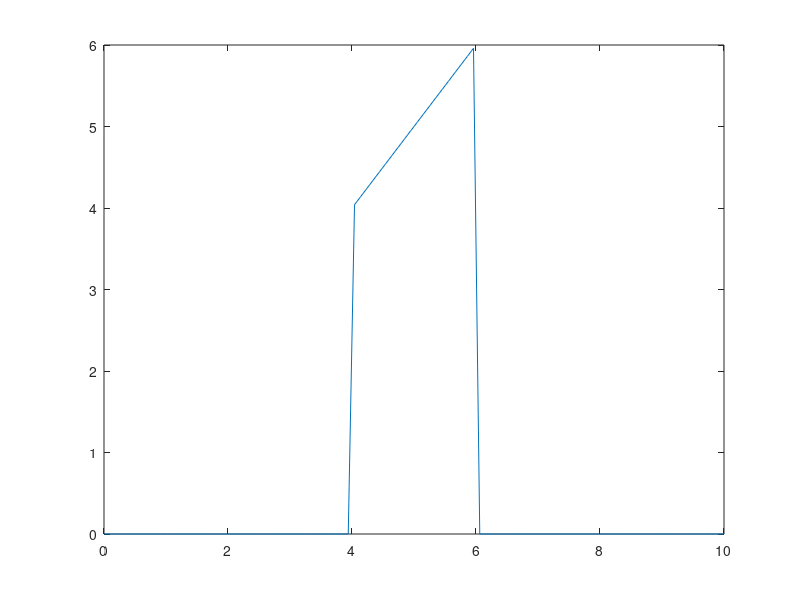
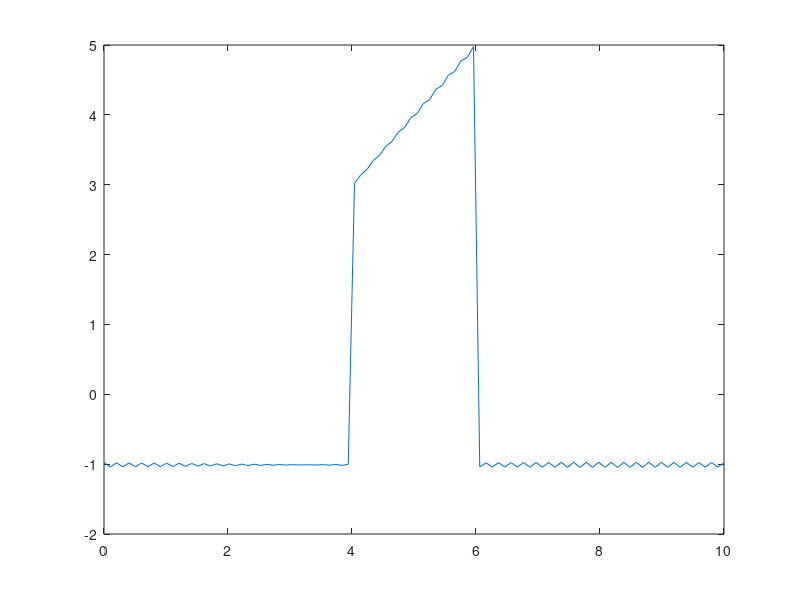

Here is the MATLAB script that generated these plots, in order:
% Cálculo de los coeficientes de Fourier de una señal.

clear;
clc;
T = 10;
t = linspace(0, T, 100);
x = t.*(t >= 4 & t <= 6);
% x2 = t.^2 .* (t >=1 & t <= 3);
% x =  x + x2;

figure
plot(t, x)

N = 50;

s = zeros(N, length(t));

for in=1:N
    % Cálculo de los N coeficientes
    a(in) = 2/T.*trapz(t, x .* cos(2.*pi/T .* in .* t));
    b(in) = 2/T.*trapz(t, x .* sin(2.*pi/T .* in .* t));
    
    % Obtener las componentes para in = 1, 2, ...
    cos_n = a(in) .* cos(2.*pi/T.*in.*t);
    sin_n = b(in) .* sin(2.*pi/T.*in.*t);

    % x_r es la componente para in = 1, 2, 3, ...
    x_r = cos_n + sin_n;
    
    % Añado la componente a un vector de N columnas. Si in = 1,
    % añado x_r a la columna in = 1.
    s(in, :) = x_r;
end

% r es la señal resultante
r = zeros(1, length(t));

for l=1:N
    % La señal resultante es el resultado de sumar las N componentes 
    r = r + s(l, :);
end

figure
plot(t, r)
